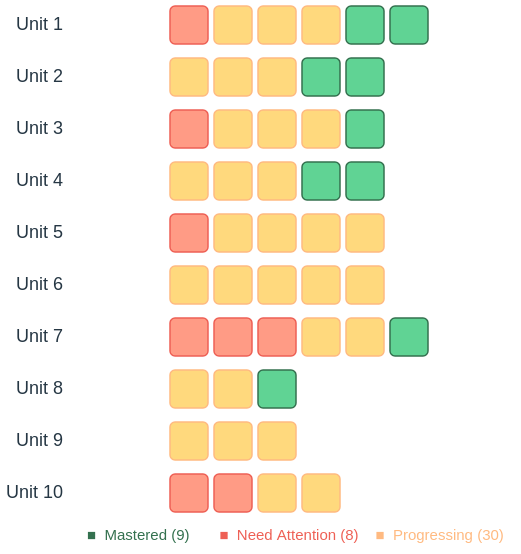

The notebook cell saved with this chart:
### Code cell
unit_mastery(last_attempt)

### Figure 1 — Vega-Lite specification as saved in the notebook (floating-point values rounded to 4 significant figures)
{"config": {"view": {"continuousWidth": 300, "continuousHeight": 300, "strokeWidth": 0}, "concat": {"spacing": 12}}, "vconcat": [{"hconcat": [{"data": {"name": "data-e43ccea88964514d6b45d5b9fd569a17"}, "mark": {"type": "text", "align": "right", "baseline": "middle", "color": "#263744", "fontSize": 18, "fontWeight": 500}, "encoding": {"text": {"field": "label", "type": "nominal"}, "x": {"axis": null, "field": "x", "scale": {"domain": [0, 1]}, "type": "quantitative"}, "y": {"axis": null, "field": "y", "scale": {"domain": [-1, 1]}, "type": "quantitative"}}, "height": 38, "width": 90}, {"data": {"name": "data-3669d8216659f5e54dccd1a7f47fdf28"}, "mark": {"type": "rect", "cornerRadius": 5}, "encoding": {"color": {"field": "fill", "legend": null, "scale": null, "type": "nominal"}, "stroke": {"field": "stroke", "legend": null, "scale": null, "type": "nominal"}, "strokeWidth": {"value": 1.5}, "tooltip": [{"field": "modeling_kc_label_x", "title": "KC", "type": "nominal"}, {"field": "pct_mastered", "format": ".0%", "title": "% of class mastered", "type": "quantitative"}, {"field": "status", "title": "Status", "type": "nominal"}], "x": {"axis": null, "field": "col", "scale": {"domain": [0, 1, 2, 3, 4, 5, 6, 7], "paddingInner": 0.1364, "paddingOuter": 0}, "type": "ordinal"}, "y": {"axis": null, "field": "row", "scale": {"domain": [0], "paddingInner": 0.1364, "paddingOuter": 0}, "type": "ordinal"}}, "height": 38, "width": 346}], "resolve": {"scale": {"x": "independent", "y": "independent"}}, "spacing": 16}, {"hconcat": [{"data": {"name": "data-1da9756e719d6ea2a0358d0b6dfed60e"}, "mark": {"type": "text", "align": "right", "baseline": "middle", "color": "#263744", "fontSize": 18, "fontWeight": 500}, "encoding": {"text": {"field": "label", "type": "nominal"}, "x": {"axis": null, "field": "x", "scale": {"domain": [0, 1]}, "type": "quantitative"}, "y": {"axis": null, "field": "y", "scale": {"domain": [-1, 1]}, "type": "quantitative"}}, "height": 38, "width": 90}, {"data": {"name": "data-2083fc5855cc311bd2a624e6376d884f"}, "mark": {"type": "rect", "cornerRadius": 5}, "encoding": {"color": {"field": "fill", "legend": null, "scale": null, "type": "nominal"}, "stroke": {"field": "stroke", "legend": null, "scale": null, "type": "nominal"}, "strokeWidth": {"value": 1.5}, "tooltip": [{"field": "modeling_kc_label_x", "title": "KC", "type": "nominal"}, {"field": "pct_mastered", "format": ".0%", "title": "% of class mastered", "type": "quantitative"}, {"field": "status", "title": "Status", "type": "nominal"}], "x": {"axis": null, "field": "col", "scale": {"domain": [0, 1, 2, 3, 4, 5, 6, 7], "paddingInner": 0.1364, "paddingOuter": 0}, "type": "ordinal"}, "y": {"axis": null, "field": "row", "scale": {"domain": [0], "paddingInner": 0.1364, "paddingOuter": 0}, "type": "ordinal"}}, "height": 38, "width": 346}], "resolve": {"scale": {"x": "independent", "y": "independent"}}, "spacing": 16}, {"hconcat": [{"data": {"name": "data-99f77fb7aa8de8aba2d8eff82ca94537"}, "mark": {"type": "text", "align": "right", "baseline": "middle", "color": "#263744", "fontSize": 18, "fontWeight": 500}, "encoding": {"text": {"field": "label", "type": "nominal"}, "x": {"axis": null, "field": "x", "scale": {"domain": [0, 1]}, "type": "quantitative"}, "y": {"axis": null, "field": "y", "scale": {"domain": [-1, 1]}, "type": "quantitative"}}, "height": 38, "width": 90}, {"data": {"name": "data-16208387d0aa6119924b731f9da76e63"}, "mark": {"type": "rect", "cornerRadius": 5}, "encoding": {"color": {"field": "fill", "legend": null, "scale": null, "type": "nominal"}, "stroke": {"field": "stroke", "legend": null, "scale": null, "type": "nominal"}, "strokeWidth": {"value": 1.5}, "tooltip": [{"field": "modeling_kc_label_x", "title": "KC", "type": "nominal"}, {"field": "pct_mastered", "format": ".0%", "title": "% of class mastered", "type": "quantitative"}, {"field": "status", "title": "Status", "type": "nominal"}], "x": {"axis": null, "field": "col", "scale": {"domain": [0, 1, 2, 3, 4, 5, 6, 7], "paddingInner": 0.1364, "paddingOuter": 0}, "type": "ordinal"}, "y": {"axis": null, "field": "row", "scale": {"domain": [0], "paddingInner": 0.1364, "paddingOuter": 0}, "type": "ordinal"}}, "height": 38, "width": 346}], "resolve": {"scale": {"x": "independent", "y": "independent"}}, "spacing": 16}, {"hconcat": [{"data": {"name": "data-1a8c2d5ec33828eefd2f8f8bf419efa5"}, "mark": {"type": "text", "align": "right", "baseline": "middle", "color": "#263744", "fontSize": 18, "fontWeight": 500}, "encoding": {"text": {"field": "label", "type": "nominal"}, "x": {"axis": null, "field": "x", "scale": {"domain": [0, 1]}, "type": "quantitative"}, "y": {"axis": null, "field": "y", "scale": {"domain": [-1, 1]}, "type": "quantitative"}}, "height": 38, "width": 90}, {"data": {"name": "data-c7949c2663d0ca7fd9937bb439b6f5f1"}, "mark": {"type": "rect", "cornerRadius": 5}, "encoding": {"color": {"field": "fill", "legend": null, "scale": null, "type": "nominal"}, "stroke": {"field": "stroke", "legend": null, "scale": null, "type": "nominal"}, "strokeWidth": {"value": 1.5}, "tooltip": [{"field": "modeling_kc_label_x", "title": "KC", "type": "nominal"}, {"field": "pct_mastered", "format": ".0%", "title": "% of class mastered", "type": "quantitative"}, {"field": "status", "title": "Status", "type": "nominal"}], "x": {"axis": null, "field": "col", "scale": {"domain": [0, 1, 2, 3, 4, 5, 6, 7], "paddingInner": 0.1364, "paddingOuter": 0}, "type": "ordinal"}, "y": {"axis": null, "field": "row", "scale": {"domain": [0], "paddingInner": 0.1364, "paddingOuter": 0}, "type": "ordinal"}}, "height": 38, "width": 346}], "resolve": {"scale": {"x": "independent", "y": "independent"}}, "spacing": 16}, {"hconcat": [{"data": {"name": "data-ac45a82671ab9e2f1a24a29643d19788"}, "mark": {"type": "text", "align": "right", "baseline": "middle", "color": "#263744", "fontSize": 18, "fontWeight": 500}, "encoding": {"text": {"field": "label", "type": "nominal"}, "x": {"axis": null, "field": "x", "scale": {"domain": [0, 1]}, "type": "quantitative"}, "y": {"axis": null, "field": "y", "scale": {"domain": [-1, 1]}, "type": "quantitative"}}, "height": 38, "width": 90}, {"data": {"name": "data-9619a0e171ca220f0a9d7a53215333e7"}, "mark": {"type": "rect", "cornerRadius": 5}, "encoding": {"color": {"field": "fill", "legend": null, "scale": null, "type": "nominal"}, "stroke": {"field": "stroke", "legend": null, "scale": null, "type": "nominal"}, "strokeWidth": {"value": 1.5}, "tooltip": [{"field": "modeling_kc_label_x", "title": "KC", "type": "nominal"}, {"field": "pct_mastered", "format": ".0%", "title": "% of class mastered", "type": "quantitative"}, {"field": "status", "title": "Status", "type": "nominal"}], "x": {"axis": null, "field": "col", "scale": {"domain": [0, 1, 2, 3, 4, 5, 6, 7], "paddingInner": 0.1364, "paddingOuter": 0}, "type": "ordinal"}, "y": {"axis": null, "field": "row", "scale": {"domain": [0], "paddingInner": 0.1364, "paddingOuter": 0}, "type": "ordinal"}}, "height": 38, "width": 346}], "resolve": {"scale": {"x": "independent", "y": "independent"}}, "spacing": 16}, {"hconcat": [{"data": {"name": "data-dc3a0c8149f94efc01b424641542e81e"}, "mark": {"type": "text", "align": "right", "baseline": "middle", "color": "#263744", "fontSize": 18, "fontWeight": 500}, "encoding": {"text": {"field": "label", "type": "nominal"}, "x": {"axis": null, "field": "x", "scale": {"domain": [0, 1]}, "type": "quantitative"}, "y": {"axis": null, "field": "y", "scale": {"domain": [-1, 1]}, "type": "quantitative"}}, "height": 38, "width": 90}, {"data": {"name": "data-6d1b65bbd849f513a2fefa75801ece04"}, "mark": {"type": "rect", "cornerRadius": 5}, "encoding": {"color": {"field": "fill", "legend": null, "scale": null, "type": "nominal"}, "stroke": {"field": "stroke", "legend": null, "scale": null, "type": "nominal"}, "strokeWidth": {"value": 1.5}, "tooltip": [{"field": "modeling_kc_label_x", "title": "KC", "type": "nominal"}, {"field": "pct_mastered", "format": ".0%", "title": "% of class mastered", "type": "quantitative"}, {"field": "status", "title": "Status", "type": "nominal"}], "x": {"axis": null, "field": "col", "scale": {"domain": [0, 1, 2, 3, 4, 5, 6, 7], "paddingInner": 0.1364, "paddingOuter": 0}, "type": "ordinal"}, "y": {"axis": null, "field": "row", "scale": {"domain": [0], "paddingInner": 0.1364, "paddingOuter": 0}, "type": "ordinal"}}, "height": 38, "width": 346}], "resolve": {"scale": {"x": "independent", "y": "independent"}}, "spacing": 16}, {"hconcat": [{"data": {"name": "data-37ff5a328c60f03cbd30b47152694715"}, "mark": {"type": "text", "align": "right", "baseline": "middle", "color": "#263744", "fontSize": 18, "fontWeight": 500}, "encoding": {"text": {"field": "label", "type": "nominal"}, "x": {"axis": null, "field": "x", "scale": {"domain": [0, 1]}, "type": "quantitative"}, "y": {"axis": null, "field": "y", "scale": {"domain": [-1, 1]}, "type": "quantitative"}}, "height": 38, "width": 90}, {"data": {"name": "data-6ce3fa2d00981816d5ecf205a0cfcf11"}, "mark": {"type": "rect", "cornerRadius": 5}, "encoding": {"color": {"field": "fill", "legend": null, "scale": null, "type": "nominal"}, "stroke": {"field": "stroke", "legend": null, "scale": null, "type": "nominal"}, "strokeWidth": {"value": 1.5}, "tooltip": [{"field": "modeling_kc_label_x", "title": "KC", "type": "nominal"}, {"field": "pct_mastered", "format": ".0%", "title": "% of class mastered", "type": "quantitative"}, {"field": "status", "title": "Status", "type": "nominal"}], "x": {"axis": null, "field": "col", "scale": {"domain": [0, 1, 2, 3, 4, 5, 6, 7], "paddingInner": 0.1364, "paddingOuter": 0}, "type": "ordinal"}, "y": {"axis": null, "field": "row", "scale": {"domain": [0], "paddingInner": 0.1364, "paddingOuter": 0}, "type": "ordinal"}}, "height": 38, "width": 346}], "resolve": {"scale": {"x": "independent", "y": "independent"}}, "spacing": 16}, {"hconcat": [{"data": {"name": "data-4a4218c6b461ee05068a668069adbfef"}, "mark": {"type": "text", "align": "right", "baseline": "middle", "color": "#263744", "fontSize": 18, "fontWeight": 500}, "encoding": {"text": {"field": "label", "type": "nominal"}, "x": {"axis": null, "field": "x", "scale": {"domain": [0, 1]}, "type": "quantitative"}, "y": {"axis": null, "field": "y", "scale": {"domain": [-1, 1]}, "type": "quantitative"}}, "height": 38, "width": 90}, {"data": {"name": "data-53f86b89cfbda3e06dae9c4f641d333c"}, "mark": {"type": "rect", "cornerRadius": 5}, "encoding": {"color": {"field": "fill", "legend": null, "scale": null, "type": "nominal"}, "stroke": {"field": "stroke", "legend": null, "scale": null, "type": "nominal"}, "strokeWidth": {"value": 1.5}, "tooltip": [{"field": "modeling_kc_label_x", "title": "KC", "type": "nominal"}, {"field": "pct_mastered", "format": ".0%", "title": "% of class mastered", "type": "quantitative"}, {"field": "status", "title": "Status", "type": "nominal"}], "x": {"axis": null, "field": "col", "scale": {"domain": [0, 1, 2, 3, 4, 5, 6, 7], "paddingInner": 0.1364, "paddingOuter": 0}, "type": "ordinal"}, "y": {"axis": null, "field": "row", "scale": {"domain": [0], "paddingInner": 0.1364, "paddingOuter": 0}, "type": "ordinal"}}, "height": 38, "width": 346}], "resolve": {"scale": {"x": "independent", "y": "independent"}}, "spacing": 16}, {"hconcat": [{"data": {"name": "data-ef5435924b87bc6066ea456de94e8cea"}, "mark": {"type": "text", "align": "right", "baseline": "middle", "color": "#263744", "fontSize": 18, "fontWeight": 500}, "encoding": {"text": {"field": "label", "type": "nominal"}, "x": {"axis": null, "field": "x", "scale": {"domain": [0, 1]}, "type": "quantitative"}, "y": {"axis": null, "field": "y", "scale": {"domain": [-1, 1]}, "type": "quantitative"}}, "height": 38, "width": 90}, {"data": {"name": "data-8d4bab2e680627882b360bd5dd6b5d37"}, "mark": {"type": "rect", "cornerRadius": 5}, "encoding": {"color": {"field": "fill", "legend": null, "scale": null, "type": "nominal"}, "stroke": {"field": "stroke", "legend": null, "scale": null, "type": "nominal"}, "strokeWidth": {"value": 1.5}, "tooltip": [{"field": "modeling_kc_label_x", "title": "KC", "type": "nominal"}, {"field": "pct_mastered", "format": ".0%", "title": "% of class mastered", "type": "quantitative"}, {"field": "status", "title": "Status", "type": "nominal"}], "x": {"axis": null, "field": "col", "scale": {"domain": [0, 1, 2, 3, 4, 5, 6, 7], "paddingInner": 0.1364, "paddingOuter": 0}, "type": "ordinal"}, "y": {"axis": null, "field": "row", "scale": {"domain": [0], "paddingInner": 0.1364, "paddingOuter": 0}, "type": "ordinal"}}, "height": 38, "width": 346}], "resolve": {"scale": {"x": "independent", "y": "independent"}}, "spacing": 16}, {"hconcat": [{"data": {"name": "data-d0df5f7745d2345e7df315eff9e26731"}, "mark": {"type": "text", "align": "right", "baseline": "middle", "color": "#263744", "fontSize": 18, "fontWeight": 500}, "encoding": {"text": {"field": "label", "type": "nominal"}, "x": {"axis": null, "field": "x", "scale": {"domain": [0, 1]}, "type": "quantitative"}, "y": {"axis": null, "field": "y", "scale": {"domain": [-1, 1]}, "type": "quantitative"}}, "height": 38, "width": 90}, {"data": {"name": "data-5f30e18c625c1bb573c56b8261f0a3d1"}, "mark": {"type": "rect", "cornerRadius": 5}, "encoding": {"color": {"field": "fill", "legend": null, "scale": null, "type": "nominal"}, "stroke": {"field": "stroke", "legend": null, "scale": null, "type": "nominal"}, "strokeWidth": {"value": 1.5}, "tooltip": [{"field": "modeling_kc_label_x", "title": "KC", "type": "nominal"}, {"field": "pct_mastered", "format": ".0%", "title": "% of class mastered", "type": "quantitative"}, {"field": "status", "title": "Status", "type": "nominal"}], "x": {"axis": null, "field": "col", "scale": {"domain": [0, 1, 2, 3, 4, 5, 6, 7], "paddingInner": 0.1364, "paddingOuter": 0}, "type": "ordinal"}, "y": {"axis": null, "field": "row", "scale": {"domain": [0], "paddingInner": 0.1364, "paddingOuter": 0}, "type": "ordinal"}}, "height": 38, "width": 346}], "resolve": {"scale": {"x": "independent", "y": "independent"}}, "spacing": 16}, {"data": {"name": "data-2712c690817e819ef5ca0408f33874dd"}, "mark": {"type": "text", "align": "center", "baseline": "middle", "fontSize": 15}, "encoding": {"color": {"field": "color", "scale": null, "type": "nominal"}, "text": {"field": "label", "type": "nominal"}, "x": {"axis": null, "field": "order", "scale": {"paddingInner": 0.3, "paddingOuter": 0.5}, "type": "ordinal"}, "y": {"value": 10}}, "height": 24, "width": 452}], "spacing": 12, "$schema": "https://vega.github.io/schema/vega-lite/v6.4.1.json", "datasets": {"data-e43ccea88964514d6b45d5b9fd569a17": [{"x": 0, "y": 0, "label": "Unit 1"}], "data-3669d8216659f5e54dccd1a7f47fdf28": [{"modeling_kc_label_x": "Quantitative displays and distribution description", "pct_mastered": 0.12, "status": "Needs Attention", "col": 0, "row": 0, "fill": "#FF9B85", "stroke": "#EE6055"}, {"modeling_kc_label_x": "Standardization and linear transformations", "pct_mastered": 0.6, "status": "Progressing", "col": 1, "row": 0, "fill": "#FFD97D", "stroke": "#FFBA81"}, {"modeling_kc_label_x": "Categorical tables, displays, and association", "pct_mastered": 0.64, "status": "Progressing", "col": 2, "row": 0, "fill": "#FFD97D", "stroke": "#FFBA81"}, {"modeling_kc_label_x": "Summary statistics, percentiles, and outliers", "pct_mastered": 0.68, "status": "Progressing", "col": 3, "row": 0, "fill": "#FFD97D", "stroke": "#FFBA81"}, {"modeling_kc_label_x": "Normal distribution modeling and calculations", "pct_mastered": 0.84, "status": "Mastered", "col": 4, "row": 0, "fill": "#60D394", "stroke": "#34714F"}, {"modeling_kc_label_x": "Data context and variable classification", "pct_mastered": 0.96, "status": "Mastered", "col": 5, "row": 0, "fill": "#60D394", "stroke": "#34714F"}], "data-1da9756e719d6ea2a0358d0b6dfed60e": [{"x": 0, "y": 0, "label": "Unit 2"}], "data-2083fc5855cc311bd2a624e6376d884f": [{"modeling_kc_label_x": "Residuals, r-squared, and model diagnostics", "pct_mastered": 0.4, "status": "Progressing", "col": 0, "row": 0, "fill": "#FFD97D", "stroke": "#FFBA81"}, {"modeling_kc_label_x": "Regression prediction and coefficient interpretation", "pct_mastered": 0.52, "status": "Progressing", "col": 1, "row": 0, "fill": "#FFD97D", "stroke": "#FFBA81"}, {"modeling_kc_label_x": "Two-way categorical association", "pct_mastered": 0.6, "status": "Progressing", "col": 2, "row": 0, "fill": "#FFD97D", "stroke": "#FFBA81"}, {"modeling_kc_label_x": "Correlation, form, outliers, and transformations", "pct_mastered": 0.72, "status": "Mastered", "col": 3, "row": 0, "fill": "#60D394", "stroke": "#34714F"}, {"modeling_kc_label_x": "Scatterplots and association description", "pct_mastered": 1.0, "status": "Mastered", "col": 4, "row": 0, "fill": "#60D394", "stroke": "#34714F"}], "data-99f77fb7aa8de8aba2d8eff82ca94537": [{"x": 0, "y": 0, "label": "Unit 3"}], "data-16208387d0aa6119924b731f9da76e63": [{"modeling_kc_label_x": "Random assignment, replication, and causal conclusions", "pct_mastered": 0.08, "status": "Needs Attention", "col": 0, "row": 0, "fill": "#FF9B85", "stroke": "#EE6055"}, {"modeling_kc_label_x": "Study type, variables, treatments, and experimental units", "pct_mastered": 0.44, "status": "Progressing", "col": 1, "row": 0, "fill": "#FFD97D", "stroke": "#FFBA81"}, {"modeling_kc_label_x": "Populations and sampling methods", "pct_mastered": 0.52, "status": "Progressing", "col": 2, "row": 0, "fill": "#FFD97D", "stroke": "#FFBA81"}, {"modeling_kc_label_x": "Bias and scope of generalization", "pct_mastered": 0.56, "status": "Progressing", "col": 3, "row": 0, "fill": "#FFD97D", "stroke": "#FFBA81"}, {"modeling_kc_label_x": "Blocking, matched pairs, blinding, and confounding", "pct_mastered": 0.92, "status": "Mastered", "col": 4, "row": 0, "fill": "#60D394", "stroke": "#34714F"}], "data-1a8c2d5ec33828eefd2f8f8bf419efa5": [{"x": 0, "y": 0, "label": "Unit 4"}], "data-c7949c2663d0ca7fd9937bb439b6f5f1": [{"modeling_kc_label_x": "Binomial model", "pct_mastered": 0.52, "status": "Progressing", "col": 0, "row": 0, "fill": "#FFD97D", "stroke": "#FFBA81"}, {"modeling_kc_label_x": "Random variables, probability distributions, and expected value", "pct_mastered": 0.56, "status": "Progressing", "col": 1, "row": 0, "fill": "#FFD97D", "stroke": "#FFBA81"}, {"modeling_kc_label_x": "Geometric model and binomial/geometric choice", "pct_mastered": 0.68, "status": "Progressing", "col": 2, "row": 0, "fill": "#FFD97D", "stroke": "#FFBA81"}, {"modeling_kc_label_x": "Conditional, compound, and independent-event probability", "pct_mastered": 0.8, "status": "Mastered", "col": 3, "row": 0, "fill": "#60D394", "stroke": "#34714F"}, {"modeling_kc_label_x": "Probability foundations and simulation", "pct_mastered": 0.96, "status": "Mastered", "col": 4, "row": 0, "fill": "#60D394", "stroke": "#34714F"}], "data-ac45a82671ab9e2f1a24a29643d19788": [{"x": 0, "y": 0, "label": "Unit 5"}], "data-9619a0e171ca220f0a9d7a53215333e7": [{"modeling_kc_label_x": "Sampling distribution of a difference in sample proportions", "pct_mastered": 0.08, "status": "Needs Attention", "col": 0, "row": 0, "fill": "#FF9B85", "stroke": "#EE6055"}, {"modeling_kc_label_x": "Sampling distribution of a difference in sample means", "pct_mastered": 0.44, "status": "Progressing", "col": 1, "row": 0, "fill": "#FFD97D", "stroke": "#FFBA81"}, {"modeling_kc_label_x": "Sampling distribution of a sample proportion", "pct_mastered": 0.48, "status": "Progressing", "col": 2, "row": 0, "fill": "#FFD97D", "stroke": "#FFBA81"}, {"modeling_kc_label_x": "Sampling distribution of a sample mean", "pct_mastered": 0.6, "status": "Progressing", "col": 3, "row": 0, "fill": "#FFD97D", "stroke": "#FFBA81"}, {"modeling_kc_label_x": "Normal models, simulation, and estimators", "pct_mastered": 0.68, "status": "Progressing", "col": 4, "row": 0, "fill": "#FFD97D", "stroke": "#FFBA81"}], "data-dc3a0c8149f94efc01b424641542e81e": [{"x": 0, "y": 0, "label": "Unit 6"}], "data-6d1b65bbd849f513a2fefa75801ece04": [{"modeling_kc_label_x": "One-proportion confidence intervals", "pct_mastered": 0.32, "status": "Progressing", "col": 0, "row": 0, "fill": "#FFD97D", "stroke": "#FFBA81"}, {"modeling_kc_label_x": "One-proportion hypothesis tests", "pct_mastered": 0.64, "status": "Progressing", "col": 1, "row": 0, "fill": "#FFD97D", "stroke": "#FFBA81"}, {"modeling_kc_label_x": "Two-proportion confidence intervals", "pct_mastered": 0.64, "status": "Progressing", "col": 2, "row": 0, "fill": "#FFD97D", "stroke": "#FFBA81"}, {"modeling_kc_label_x": "Type I/II error, alpha, beta, and power", "pct_mastered": 0.68, "status": "Progressing", "col": 3, "row": 0, "fill": "#FFD97D", "stroke": "#FFBA81"}, {"modeling_kc_label_x": "Two-proportion hypothesis tests", "pct_mastered": 0.68, "status": "Progressing", "col": 4, "row": 0, "fill": "#FFD97D", "stroke": "#FFBA81"}], "data-37ff5a328c60f03cbd30b47152694715": [{"x": 0, "y": 0, "label": "Unit 7"}], "data-6ce3fa2d00981816d5ecf205a0cfcf11": [{"modeling_kc_label_x": "Two-sample t-tests", "pct_mastered": 0.08, "status": "Needs Attention", "col": 0, "row": 0, "fill": "#FF9B85", "stroke": "#EE6055"}, {"modeling_kc_label_x": "Two-sample t confidence intervals", "pct_mastered": 0.2, "status": "Needs Attention", "col": 1, "row": 0, "fill": "#FF9B85", "stroke": "#EE6055"}, {"modeling_kc_label_x": "Multiple comparisons and family error rate", "pct_mastered": 0.2, "status": "Needs Attention", "col": 2, "row": 0, "fill": "#FF9B85", "stroke": "#EE6055"}, {"modeling_kc_label_x": "One-sample and matched-pairs t-tests", "pct_mastered": 0.44, "status": "Progressing", "col": 3, "row": 0, "fill": "#FFD97D", "stroke": "#FFBA81"}, {"modeling_kc_label_x": "t-distribution and one-sample mean intervals", "pct_mastered": 0.52, "status": "Progressing", "col": 4, "row": 0, "fill": "#FFD97D", "stroke": "#FFBA81"}, {"modeling_kc_label_x": "Matched-pairs inference for means", "pct_mastered": 0.88, "status": "Mastered", "col": 5, "row": 0, "fill": "#60D394", "stroke": "#34714F"}], "data-4a4218c6b461ee05068a668069adbfef": [{"x": 0, "y": 0, "label": "Unit 8"}], "data-53f86b89cfbda3e06dae9c4f641d333c": [{"modeling_kc_label_x": "Two-way chi-square statistic, p-value, and conclusion", "pct_mastered": 0.36, "status": "Progressing", "col": 0, "row": 0, "fill": "#FFD97D", "stroke": "#FFBA81"}, {"modeling_kc_label_x": "Two-way chi-square structure, hypotheses, and conditions", "pct_mastered": 0.4, "status": "Progressing", "col": 1, "row": 0, "fill": "#FFD97D", "stroke": "#FFBA81"}, {"modeling_kc_label_x": "Chi-square goodness-of-fit tests", "pct_mastered": 0.8, "status": "Mastered", "col": 2, "row": 0, "fill": "#60D394", "stroke": "#34714F"}], "data-ef5435924b87bc6066ea456de94e8cea": [{"x": 0, "y": 0, "label": "Unit 9"}], "data-8d4bab2e680627882b360bd5dd6b5d37": [{"modeling_kc_label_x": "Regression slope inference foundations and confidence intervals", "pct_mastered": 0.44, "status": "Progressing", "col": 0, "row": 0, "fill": "#FFD97D", "stroke": "#FFBA81"}, {"modeling_kc_label_x": "Regression inference conditions, diagnostics, and scope", "pct_mastered": 0.52, "status": "Progressing", "col": 1, "row": 0, "fill": "#FFD97D", "stroke": "#FFBA81"}, {"modeling_kc_label_x": "Regression slope hypothesis tests", "pct_mastered": 0.52, "status": "Progressing", "col": 2, "row": 0, "fill": "#FFD97D", "stroke": "#FFBA81"}], "data-d0df5f7745d2345e7df315eff9e26731": [{"x": 0, "y": 0, "label": "Unit 10"}], "data-5f30e18c625c1bb573c56b8261f0a3d1": [{"modeling_kc_label_x": "Bootstrap percentile intervals", "pct_mastered": 0.0, "status": "Needs Attention", "col": 0, "row": 0, "fill": "#FF9B85", "stroke": "#EE6055"}, {"modeling_kc_label_x": "Bootstrap process and bootstrap distributions", "pct_mastered": 0.04, "status": "Needs Attention", "col": 1, "row": 0, "fill": "#FF9B85", "stroke": "#EE6055"}, {"modeling_kc_label_x": "Power, Type II error, and alpha-beta tradeoffs", "pct_mastered": 0.36, "status": "Progressing", "col": 2, "row": 0, "fill": "#FFD97D", "stroke": "#FFBA81"}, {"modeling_kc_label_x": "Effect size and practical importance", "pct_mastered": 0.6957, "status": "Progressing", "col": 3, "row": 0, "fill": "#FFD97D", "stroke": "#FFBA81"}], "data-2712c690817e819ef5ca0408f33874dd": [{"order": 0, "label": "■  Mastered (9)", "color": "#34714F"}, {"order": 1, "label": "■  Need Attention (8)", "color": "#EE6055"}, {"order": 2, "label": "■  Progressing (30)", "color": "#FFBA81"}]}}
